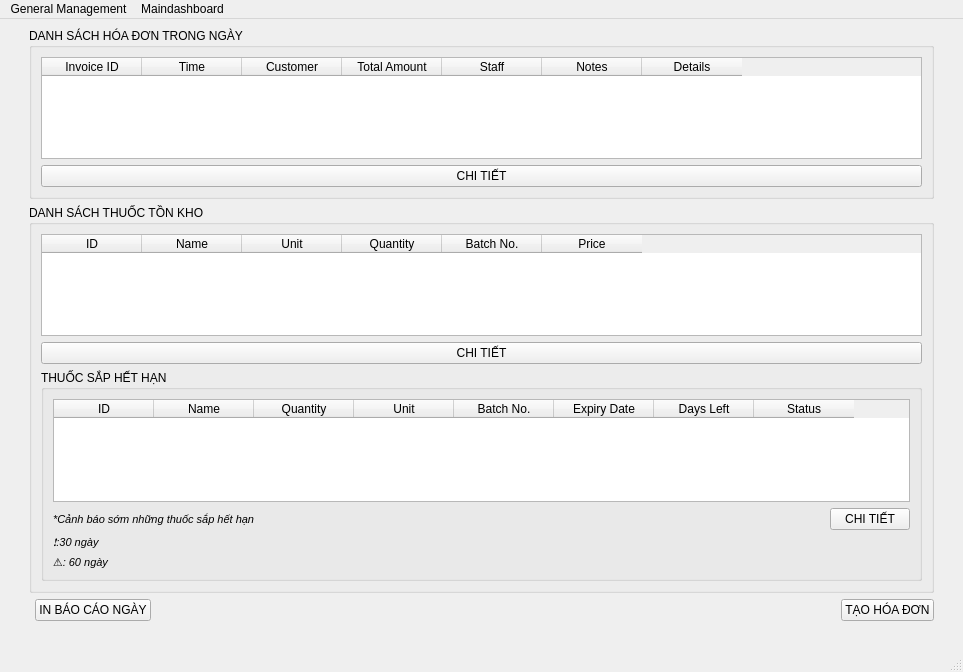
<?xml version="1.0" encoding="UTF-8"?>
<ui version="4.0">
 <class>MainWindow</class>
 <widget class="QMainWindow" name="MainWindow">
  <property name="geometry">
   <rect>
    <x>0</x>
    <y>0</y>
    <width>963</width>
    <height>672</height>
   </rect>
  </property>
  <widget class="QWidget" name="centralwidget">
   <property name="layoutDirection">
    <enum>Qt::LeftToRight</enum>
   </property>
   <layout class="QGridLayout" name="gridLayout_3">
    <item row="0" column="1" colspan="4">
     <widget class="QGroupBox" name="invoice_daily">
      <property name="title">
       <string>DANH SÁCH HÓA ĐƠN TRONG NGÀY</string>
      </property>
      <layout class="QGridLayout" name="gridLayout_2">
       <item row="1" column="0">
        <widget class="QPushButton" name="invoice_detail">
         <property name="text">
          <string>CHI TIẾT</string>
         </property>
        </widget>
       </item>
       <item row="0" column="0">
        <widget class="QTableWidget" name="tableWidget">
         <property name="rowCount">
          <number>0</number>
         </property>
         <attribute name="horizontalHeaderCascadingSectionResizes">
          <bool>true</bool>
         </attribute>
         <column>
          <property name="text">
           <string>Invoice ID</string>
          </property>
         </column>
         <column>
          <property name="text">
           <string>Time</string>
          </property>
         </column>
         <column>
          <property name="text">
           <string>Customer</string>
          </property>
         </column>
         <column>
          <property name="text">
           <string>Total Amount</string>
          </property>
         </column>
         <column>
          <property name="text">
           <string>Staff</string>
          </property>
         </column>
         <column>
          <property name="text">
           <string>Notes</string>
          </property>
         </column>
         <column>
          <property name="text">
           <string>Details</string>
          </property>
         </column>
        </widget>
       </item>
      </layout>
     </widget>
    </item>
    <item row="1" column="1" rowspan="2" colspan="4">
     <widget class="QGroupBox" name="groupBox">
      <property name="enabled">
       <bool>true</bool>
      </property>
      <property name="title">
       <string>DANH SÁCH THUỐC TỒN KHO</string>
      </property>
      <layout class="QGridLayout" name="gridLayout_4">
       <item row="2" column="0">
        <widget class="QGroupBox" name="list_outdate">
         <property name="title">
          <string>THUỐC SẮP HẾT HẠN</string>
         </property>
         <layout class="QGridLayout" name="gridLayout">
          <item row="1" column="3" rowspan="2">
           <widget class="QPushButton" name="warning_detail">
            <property name="text">
             <string>CHI TIẾT</string>
            </property>
           </widget>
          </item>
          <item row="1" column="0" rowspan="2" colspan="2">
           <widget class="QLabel" name="label">
            <property name="font">
             <font>
              <pointsize>8</pointsize>
              <italic>true</italic>
             </font>
            </property>
            <property name="text">
             <string>*Cảnh báo sớm những thuốc sắp hết hạn</string>
            </property>
           </widget>
          </item>
          <item row="0" column="0" colspan="4">
           <widget class="QTableWidget" name="outdate_medicine">
            <attribute name="horizontalHeaderCascadingSectionResizes">
             <bool>true</bool>
            </attribute>
            <column>
             <property name="text">
              <string>ID</string>
             </property>
            </column>
            <column>
             <property name="text">
              <string>Name</string>
             </property>
            </column>
            <column>
             <property name="text">
              <string>Quantity</string>
             </property>
            </column>
            <column>
             <property name="text">
              <string>Unit</string>
             </property>
            </column>
            <column>
             <property name="text">
              <string>Batch No.</string>
             </property>
            </column>
            <column>
             <property name="text">
              <string>Expiry Date</string>
             </property>
            </column>
            <column>
             <property name="text">
              <string>Days Left</string>
             </property>
            </column>
            <column>
             <property name="text">
              <string>Status</string>
             </property>
            </column>
           </widget>
          </item>
          <item row="1" column="2" rowspan="2">
           <spacer name="horizontalSpacer_2">
            <property name="orientation">
             <enum>Qt::Horizontal</enum>
            </property>
            <property name="sizeHint" stdset="0">
             <size>
              <width>40</width>
              <height>20</height>
             </size>
            </property>
           </spacer>
          </item>
          <item row="6" column="0">
           <widget class="QLabel" name="label_2">
            <property name="font">
             <font>
              <pointsize>8</pointsize>
              <italic>true</italic>
             </font>
            </property>
            <property name="text">
             <string>⚠️: 60 ngày </string>
            </property>
           </widget>
          </item>
          <item row="5" column="0">
           <widget class="QLabel" name="label_3">
            <property name="font">
             <font>
              <pointsize>8</pointsize>
              <italic>true</italic>
             </font>
            </property>
            <property name="text">
             <string>❗:30 ngày </string>
            </property>
           </widget>
          </item>
         </layout>
        </widget>
       </item>
       <item row="0" column="0">
        <widget class="QTableWidget" name="stock_medicine">
         <property name="columnCount">
          <number>6</number>
         </property>
         <attribute name="horizontalHeaderCascadingSectionResizes">
          <bool>true</bool>
         </attribute>
         <attribute name="verticalHeaderCascadingSectionResizes">
          <bool>false</bool>
         </attribute>
         <column>
          <property name="text">
           <string>ID</string>
          </property>
         </column>
         <column>
          <property name="text">
           <string>Name</string>
          </property>
         </column>
         <column>
          <property name="text">
           <string>Unit</string>
          </property>
         </column>
         <column>
          <property name="text">
           <string>Quantity</string>
          </property>
         </column>
         <column>
          <property name="text">
           <string>Batch No.</string>
          </property>
         </column>
         <column>
          <property name="text">
           <string>Price</string>
          </property>
         </column>
        </widget>
       </item>
       <item row="1" column="0">
        <widget class="QPushButton" name="stock_detail">
         <property name="text">
          <string>CHI TIẾT</string>
         </property>
        </widget>
       </item>
      </layout>
     </widget>
    </item>
    <item row="3" column="2">
     <widget class="QPushButton" name="export_report">
      <property name="text">
       <string>IN BÁO CÁO NGÀY</string>
      </property>
     </widget>
    </item>
    <item row="3" column="3">
     <spacer name="horizontalSpacer">
      <property name="orientation">
       <enum>Qt::Horizontal</enum>
      </property>
      <property name="sizeHint" stdset="0">
       <size>
        <width>685</width>
        <height>20</height>
       </size>
      </property>
     </spacer>
    </item>
    <item row="3" column="4">
     <widget class="QPushButton" name="invoice_create">
      <property name="enabled">
       <bool>true</bool>
      </property>
      <property name="mouseTracking">
       <bool>true</bool>
      </property>
      <property name="layoutDirection">
       <enum>Qt::LeftToRight</enum>
      </property>
      <property name="text">
       <string>TẠO HÓA ĐƠN</string>
      </property>
     </widget>
    </item>
    <item row="4" column="1" colspan="4">
     <spacer name="horizontalSpacer_3">
      <property name="orientation">
       <enum>Qt::Horizontal</enum>
      </property>
      <property name="sizeHint" stdset="0">
       <size>
        <width>679</width>
        <height>20</height>
       </size>
      </property>
     </spacer>
    </item>
    <item row="0" column="5" rowspan="4">
     <spacer name="horizontalSpacer_6">
      <property name="orientation">
       <enum>Qt::Vertical</enum>
      </property>
      <property name="sizeHint" stdset="0">
       <size>
        <width>20</width>
        <height>582</height>
       </size>
      </property>
     </spacer>
    </item>
    <item row="0" column="0" rowspan="4">
     <spacer name="horizontalSpacer_7">
      <property name="orientation">
       <enum>Qt::Vertical</enum>
      </property>
      <property name="sizeHint" stdset="0">
       <size>
        <width>20</width>
        <height>582</height>
       </size>
      </property>
     </spacer>
    </item>
   </layout>
  </widget>
  <widget class="QStatusBar" name="statusbar"/>
  <widget class="QMenuBar" name="menubar">
   <property name="geometry">
    <rect>
     <x>0</x>
     <y>0</y>
     <width>963</width>
     <height>22</height>
    </rect>
   </property>
   <widget class="QMenu" name="menuMaindashboard">
    <property name="title">
     <string>Maindashboard</string>
    </property>
   </widget>
   <widget class="QMenu" name="menuGeneral_Management">
    <property name="title">
     <string>General Management</string>
    </property>
    <addaction name="separator"/>
    <addaction name="actionCustomer"/>
    <addaction name="actionMadicine"/>
    <addaction name="actionInvoice"/>
    <addaction name="actionStaff"/>
    <addaction name="actionIntraction"/>
    <addaction name="actionSupplier"/>
    <addaction name="actionLog_out"/>
   </widget>
   <addaction name="menuGeneral_Management"/>
   <addaction name="menuMaindashboard"/>
  </widget>
  <action name="actionCustomer">
   <property name="text">
    <string>Customer</string>
   </property>
  </action>
  <action name="actionStaff">
   <property name="text">
    <string>Staff</string>
   </property>
  </action>
  <action name="actionMadicine">
   <property name="text">
    <string>Madicine</string>
   </property>
  </action>
  <action name="actionInvoice">
   <property name="text">
    <string>Invoice</string>
   </property>
  </action>
  <action name="actionSupplier">
   <property name="text">
    <string>Supplier</string>
   </property>
  </action>
  <action name="actionIntraction">
   <property name="text">
    <string>Stock</string>
   </property>
  </action>
  <action name="actionLog_out">
   <property name="text">
    <string>⮌ Log out</string>
   </property>
  </action>
 </widget>
 <tabstops>
  <tabstop>stock_detail</tabstop>
  <tabstop>invoice_detail</tabstop>
 </tabstops>
 <resources/>
 <connections/>
</ui>
